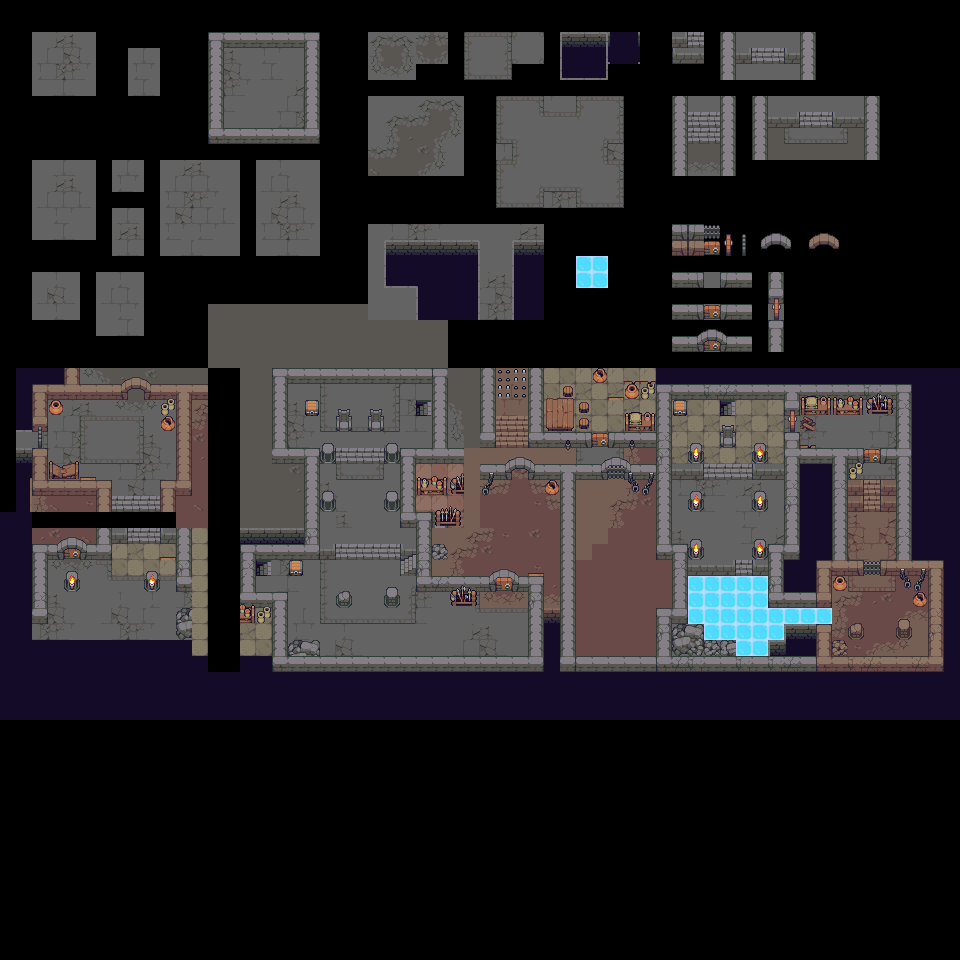

A level layout from a 2D game, rendered from its tile map. Below: a short description, then the map file with tile-grid data replaced by summaries:
An orthogonal 60x60 tile map with 16x16 px tiles, 6 tile layers (Floor/walls, Objects (under), Objects, floor, ...), 2 tilesets.

<map version="1.2" tiledversion="1.2.1" orientation="orthogonal" renderorder="right-down" width="60" height="60" tilewidth="16" tileheight="16" infinite="0" nextlayerid="32" nextobjectid="7">
 <tileset firstgid="1" name="dungeon_tileset_v1" tilewidth="16" tileheight="16" tilecount="480" columns="20">
  <image source="tiles_dungeon_v1.1.png" width="320" height="384" />
 </tileset>
 <tileset firstgid="481" source="new.tsx" />
 <group id="31" name="0">
  <layer id="22" name="Floor/walls" width="60" height="60">
   <data>[3600 cells, 2739 non-empty, 145 distinct tile ids]</data>
  </layer>
  <layer id="23" name="Objects (under)" width="60" height="60">
   <data>[3600 cells, 73 non-empty, 51 distinct tile ids]</data>
  </layer>
  <layer id="24" name="Objects" width="60" height="60">
   <data>[3600 cells, 76 non-empty, 53 distinct tile ids]</data>
  </layer>
  <group id="29" name="Hidden" offsetx="32" offsety="0">
   <layer id="27" name="floor" width="60" height="60">
    <data>[3600 cells, 497 non-empty, 72 distinct tile ids]</data>
   </layer>
   <layer id="26" name="objects" width="60" height="60">
    <data>[3600 cells, 88 non-empty, 61 distinct tile ids]</data>
   </layer>
   <layer id="30" name="props" width="60" height="60">
    <data>[3600 cells, 25 non-empty, 15 distinct tile ids]</data>
   </layer>
  </group>
 </group>
 <objectgroup id="25" name="Object Layer 1" />
 <imagelayer id="5" name="Image Layer 1" offsetx="112" offsety="784">
  <image source="../../working/dungeon/cover.png" />
 </imagelayer>
</map>
